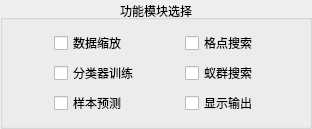
    <widget class="QGroupBox" name="groupBox_8">
     <property name="title">
      <string>功能模块选择</string>
     </property>
     <property name="alignment">
      <set>Qt::AlignCenter</set>
     </property>
     <layout class="QVBoxLayout" name="verticalLayout_9">
      <item>
       <layout class="QGridLayout" name="gridLayout_8" columnstretch="1,1,1,1,1">
        <item row="0" column="1">
         <widget class="QCheckBox" name="checkBox_2">
          <property name="text">
           <string>数据缩放</string>
          </property>
         </widget>
        </item>
        <item row="0" column="3">
         <widget class="QCheckBox" name="checkBox_6">
          <property name="text">
           <string>格点搜索</string>
          </property>
         </widget>
        </item>
        <item row="1" column="1">
         <widget class="QCheckBox" name="checkBox_3">
          <property name="text">
           <string>分类器训练</string>
          </property>
         </widget>
        </item>
        <item row="1" column="3">
         <widget class="QCheckBox" name="checkBox_7">
          <property name="text">
           <string>蚁群搜索</string>
          </property>
         </widget>
        </item>
        <item row="2" column="0">
         <spacer name="horizontalSpacer_18">
          <property name="orientation">
           <enum>Qt::Horizontal</enum>
          </property>
          <property name="sizeHint" stdset="0">
           <size>
            <width>40</width>
            <height>20</height>
           </size>
          </property>
         </spacer>
        </item>
        <item row="2" column="1">
         <widget class="QCheckBox" name="checkBox_4">
          <property name="text">
           <string>样本预测</string>
          </property>
         </widget>
        </item>
        <item row="2" column="3">
         <widget class="QCheckBox" name="checkBox_8">
          <property name="text">
           <string>显示输出</string>
          </property>
         </widget>
        </item>
        <item row="2" column="4">
         <spacer name="horizontalSpacer_19">
          <property name="orientation">
           <enum>Qt::Horizontal</enum>
          </property>
          <property name="sizeHint" stdset="0">
           <size>
            <width>40</width>
            <height>20</height>
           </size>
          </property>
         </spacer>
        </item>
        <item row="2" column="2">
         <spacer name="horizontalSpacer_26">
          <property name="orientation">
           <enum>Qt::Horizontal</enum>
          </property>
          <property name="sizeHint" stdset="0">
           <size>
            <width>40</width>
            <height>20</height>
           </size>
          </property>
         </spacer>
        </item>
       </layout>
      </item>
     </layout>
    </widget>
